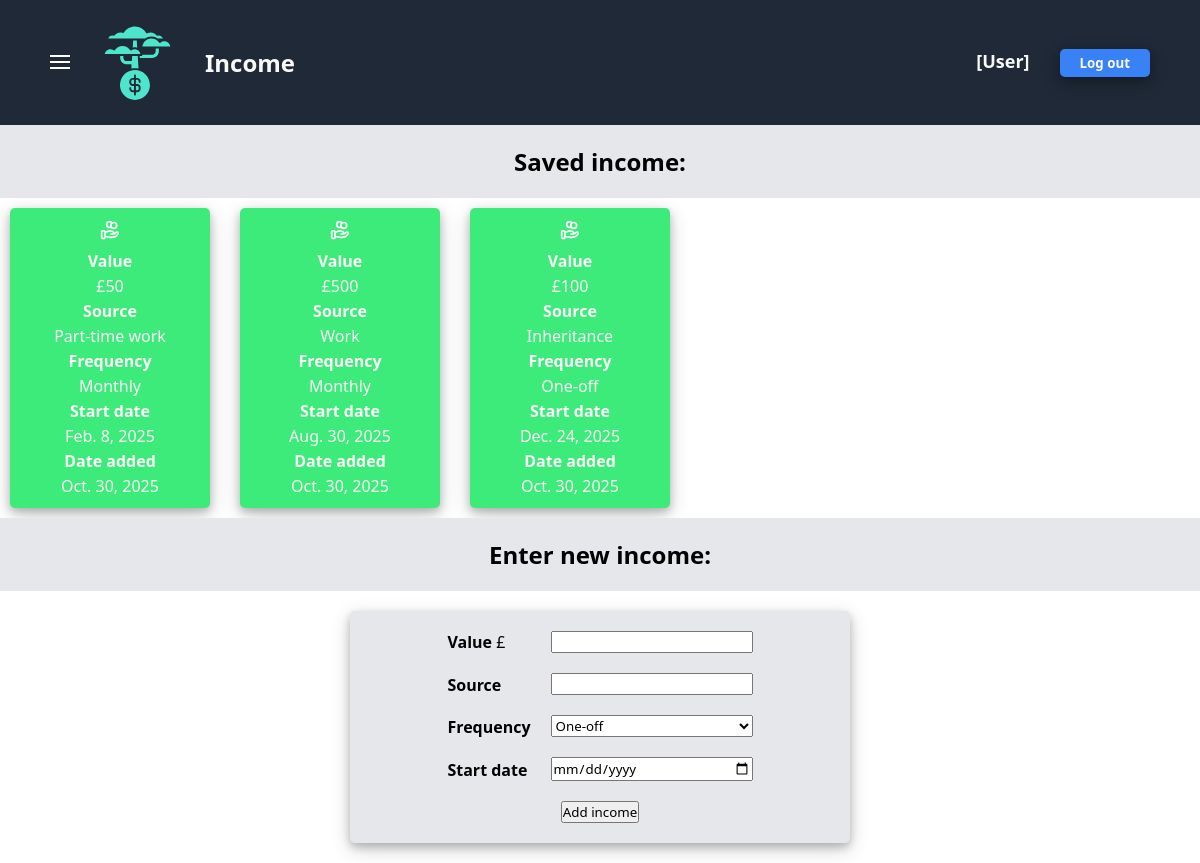
Before: /finance/income/ with the older database file.
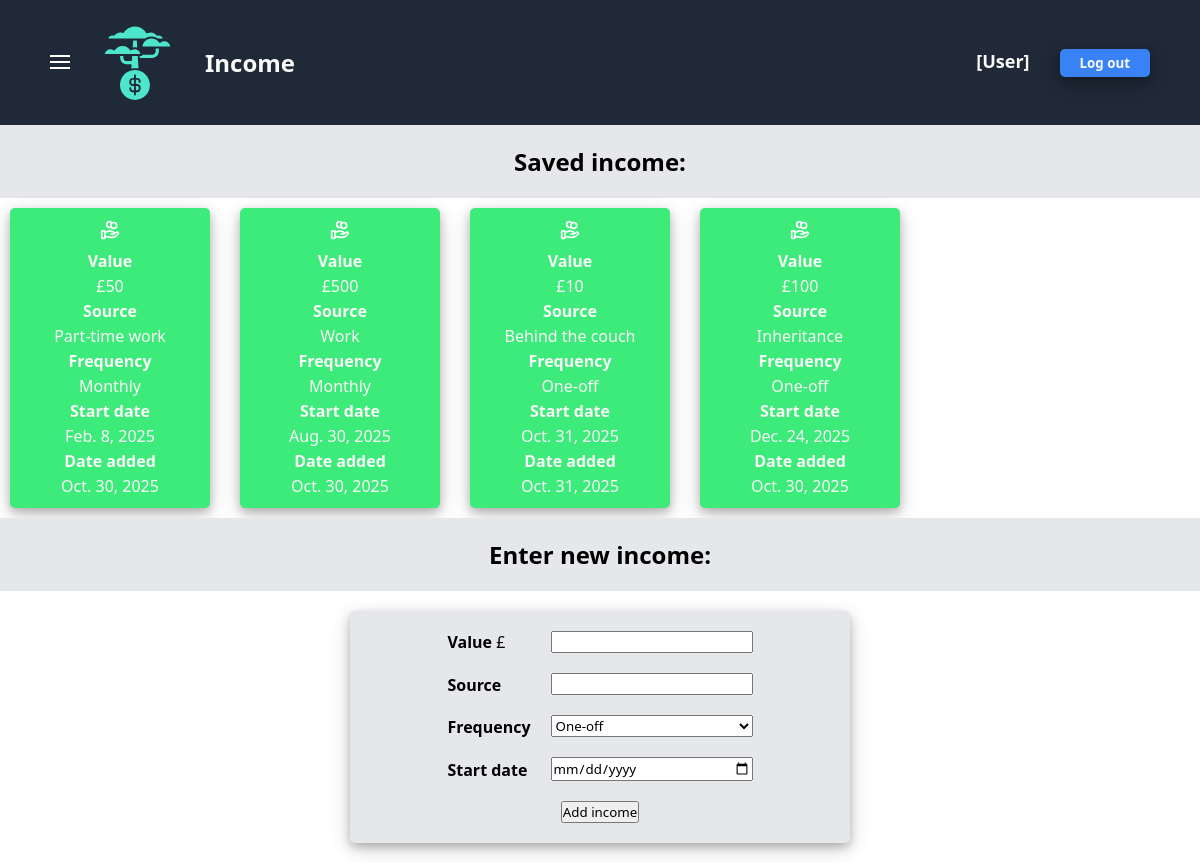
After: the same page with the newer database file.
### finance/models.py (models this page shows)
class FinancialObject(models.Model):
    user = models.ForeignKey(User, on_delete=models.CASCADE) # A single user can have many instances of income/expenses/budgets
    value = models.IntegerField(default=0)
    startDate = models.DateField(default=datetime.date.today)
    addDate = models.DateField(default=datetime.date.today)
    class Meta:
        abstract = True # Makes the "FinancialObject" class an Abstract Base Class (ABC)

class Income(FinancialObject):
    source = models.CharField(default="N/A", max_length=200)
    frequency = models.CharField(default="Monthly", max_length=200)

### finance/views.py (the view)
# urls.py: path("income/", views.income, name="income"),
def income(request):
    message = request.GET.get("message", "")
    income = sortFinancialObjectsByAscendingDate(list(Income.objects.all()))
    return render(
        request,
        "finance/income.html",
        {
            "income": income,
            "message": message
        }
    )

### finance/views.py (called while the page is built)
def sortFinancialObjectsByAscendingDate(l):
    swaps = 1
    while swaps > 0:
        swaps = 0
        for i in range(len(l)-1):
            if l[i].startDate > l[i+1].startDate:
                temp = l[i]
                l[i] = l[i+1]
                l[i+1] = temp
                swaps = swaps + 1
    return l

### finance/templates/finance/income.html (shortened to what this page needs)
{% extends "finance/finance-base.html" %}
{% block header-title %}Income{% endblock %}
{% block finance_extra_css %}
    {% load static %}
    <link rel="stylesheet" href="{% static 'finance/income-style.css' %}">
{% endblock %}
{% block saved-label %}Saved income:{% endblock %}
{% block presence-check-and-list %}
    {% if income %}
        {% for i in income %}
            <li class="card">
                <div class="card-icon">
                </div>
                <div class="card-info">
                    <div><strong>Value</strong></div><div>£{{ i.value }}</div>
                    <div><strong>Source</strong></div><div>{{ i.source }}</div>
                    <div><strong>Frequency</strong></div><div>{{ i.frequency }}</div>
                    <div><strong>Start date</strong></div><div>{{ i.startDate }}</div>
                    <div><strong>Date added</strong></div><div>{{ i.addDate }}</div>
                </div>
            </li>
        {% endfor %}
    {% else %}
        <li>No income added yet.</li>
    {% endif %}
{% endblock %}
{% block enter-label %}Enter new income:{% endblock %}
{% block form %}
    <form action="{% url 'finance:addIncome' %}" method="post" class="form">
        <div class="form-components">
            <div class="form-labels-and-answers">
                <div class="form-labels">
                    <label for="value"><strong>Value</strong>    £</label>
                    <label for="source"><strong>Source</strong></label>
                    <div><strong>Frequency</strong></div>
                    <label for="startDate"><strong>Start date</strong></label>
                </div>
                <div class="form-answers">
                    <input type="text" id="value" name="value">
                    <input type="text" id="source" name="source">
                    <select id="frequency" name="frequency">
                        <option value="One-off">One-off</option>
                    </select>
                    <input type="date" id="startDate" name="startDate" value=date>
                </div>
            </div>
            <div class="submit">
                <input type="submit" value="Add income">
            </div>
        </div>
    </form>
{% endblock %}

Changed rows visible on the page:
added Income: value "10", source "Behind the couch", frequency "One-off", startDate "Oct. 31, 2025", addDate "Oct. 31, 2025"
